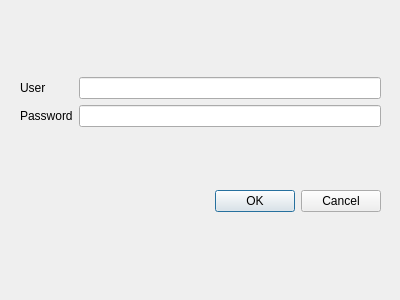
<?xml version="1.0" encoding="UTF-8"?>
<ui version="4.0">
 <class>resign</class>
 <widget class="QDialog" name="resign">
  <property name="geometry">
   <rect>
    <x>0</x>
    <y>0</y>
    <width>400</width>
    <height>300</height>
   </rect>
  </property>
  <property name="windowTitle">
   <string>Dialog</string>
  </property>
  <widget class="QWidget" name="">
   <property name="geometry">
    <rect>
     <x>20</x>
     <y>20</y>
     <width>361</width>
     <height>251</height>
    </rect>
   </property>
   <layout class="QGridLayout" name="gridLayout_2">
    <item row="0" column="0">
     <layout class="QGridLayout" name="gridLayout">
      <item row="0" column="0">
       <widget class="QLabel" name="label">
        <property name="text">
         <string>User</string>
        </property>
       </widget>
      </item>
      <item row="0" column="1">
       <widget class="QLineEdit" name="lineEdit"/>
      </item>
      <item row="1" column="0">
       <widget class="QLabel" name="label_2">
        <property name="text">
         <string>Password</string>
        </property>
       </widget>
      </item>
      <item row="1" column="1">
       <widget class="QLineEdit" name="lineEdit_2"/>
      </item>
     </layout>
    </item>
    <item row="1" column="0">
     <widget class="QDialogButtonBox" name="buttonBox">
      <property name="orientation">
       <enum>Qt::Horizontal</enum>
      </property>
      <property name="standardButtons">
       <set>QDialogButtonBox::Cancel|QDialogButtonBox::Ok</set>
      </property>
     </widget>
    </item>
   </layout>
  </widget>
 </widget>
 <resources/>
 <connections>
  <connection>
   <sender>buttonBox</sender>
   <signal>accepted()</signal>
   <receiver>resign</receiver>
   <slot>accept()</slot>
   <hints>
    <hint type="sourcelabel">
     <x>248</x>
     <y>254</y>
    </hint>
    <hint type="destinationlabel">
     <x>157</x>
     <y>274</y>
    </hint>
   </hints>
  </connection>
  <connection>
   <sender>buttonBox</sender>
   <signal>rejected()</signal>
   <receiver>resign</receiver>
   <slot>reject()</slot>
   <hints>
    <hint type="sourcelabel">
     <x>316</x>
     <y>260</y>
    </hint>
    <hint type="destinationlabel">
     <x>286</x>
     <y>274</y>
    </hint>
   </hints>
  </connection>
 </connections>
</ui>
